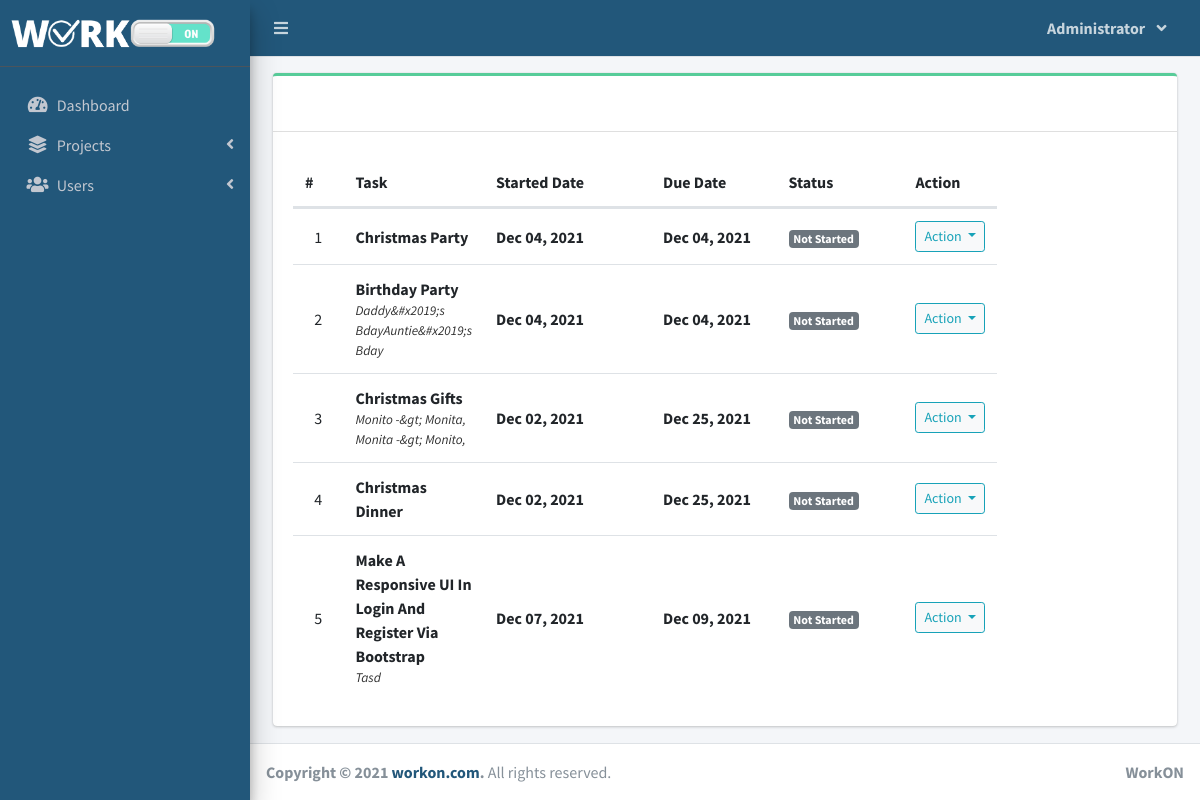
The app's page /index.php?page=task_list (signed in), older data.
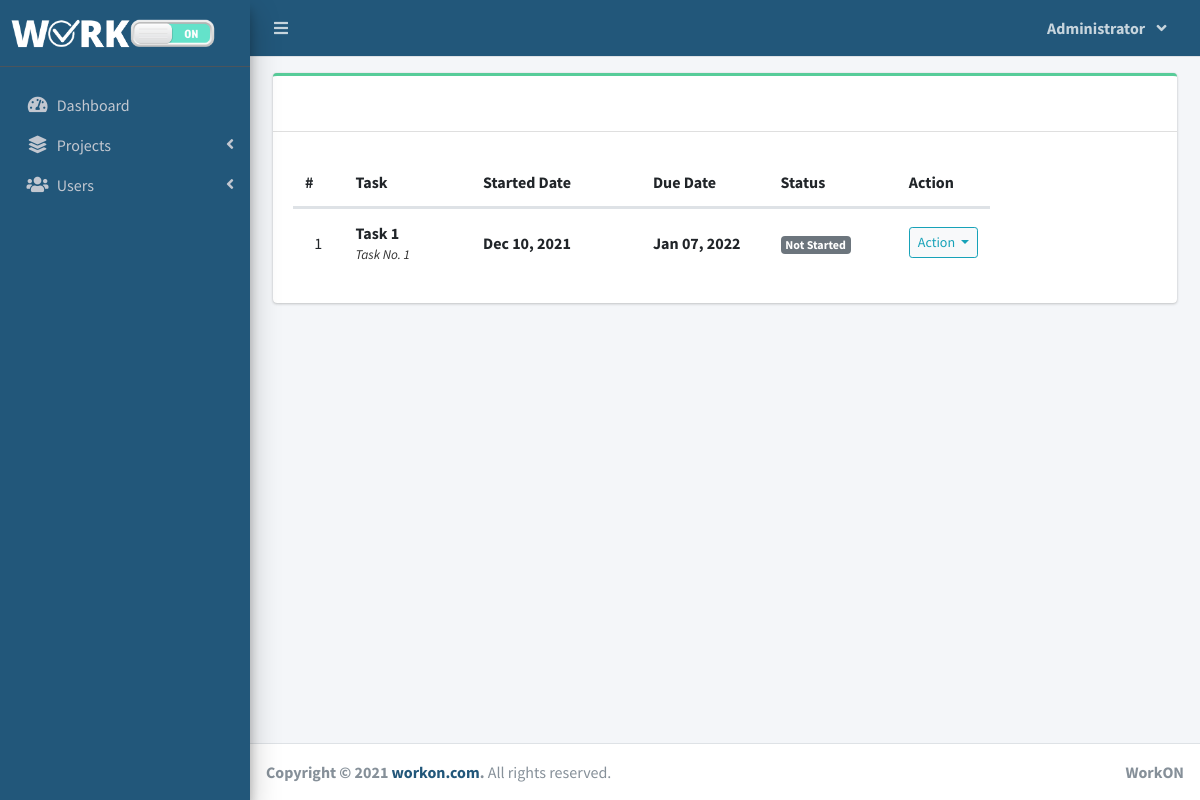
The same page, newer data.
### tables this page shows
CREATE TABLE `task_list` (
  `id` int(30) NOT NULL,
  `project_id` int(30) NOT NULL,
  `task` varchar(200) NOT NULL,
  `task_owner` varchar(255) NOT NULL,
  `description` text NOT NULL,
  `file_uploaded` longtext NOT NULL,
  `task_url` longtext NOT NULL,
  `status` tinyint(4) NOT NULL,
  `date_created` datetime NOT NULL DEFAULT current_timestamp()
);

CREATE TABLE `project_list` (
  `id` int(30) NOT NULL,
  `name` varchar(200) NOT NULL,
  `description` text NOT NULL,
  `status` tinyint(2) NOT NULL,
  `start_date` date NOT NULL,
  `end_date` date NOT NULL,
  `manager_id` int(30) NOT NULL,
  `user_ids` text NOT NULL,
  `project_url` longtext NOT NULL,
  `project_time_sheet` longtext NOT NULL,
  `project_files` longtext NOT NULL,
  `date_created` datetime NOT NULL DEFAULT current_timestamp()
);

### task_list.php (the view, shortened to what this page needs)
<?php include'db_connect.php' ?>
<div class="col-lg-12">
	<div class="card card-outline card-success">
		<div class="card-header">
			<div class="card-tools">
			</div>
		</div>
		<div class="card-body">
			<table class="table tabe-hover table-condensed" id="list">
				<colgroup>
					<col width="5%">
					<col width="15%">
					<col width="20%">
					<col width="15%">
					<col width="15%">
					<col width="10%">
					<col width="10%">
					<col width="10%">
				</colgroup>
				<thead>
					<tr>
						<th class="text-center">#</th>
						<th style="width:400px">Task</th>
						<th>Started Date</th>
						<th>Due Date</th>
						<th>Status</th>
						<th>Action</th>
					</tr>
				</thead>
				<tbody>
					<?php
					$i = 1;
					$where = "";
					$qry = $conn->query("SELECT t.*,p.name as pname,p.start_date,p.status as pstatus, p.end_date,p.id as pid FROM task_list t inner join project_list p on p.id = t.project_id $where order by p.name asc");
					while($row= $qry->fetch_assoc()):
						$trans = get_html_translation_table(HTML_ENTITIES,ENT_QUOTES);
						unset($trans["\""], $trans["<"], $trans[">"], $trans["<h2"]);
						$desc = strtr(html_entity_decode($row['description']),$trans);
						$desc=str_replace(array("<li>","</li>"), array("",", "), $desc);
					?>
					<tr>
						<td class="text-center"><?php echo $i++ ?></td>
						<td style="width:400px">
							<p><b><?php echo ucwords($row['task']) ?></b></p>
							<p class="truncate"><?php echo strip_tags($desc) ?></p>
						</td>
						<td><b><?php echo date("M d, Y",strtotime($row['start_date'])) ?></b></td>
						<td><b><?php echo date("M d, Y",strtotime($row['end_date'])) ?></b></td>
						<td>
                        	<?php
                        	if($row['status'] == 1){
						  		echo "<span class='badge badge-secondary'>Not Started</span>";
                        	}elseif($row['status'] == 2){
								echo "<span class='badge badge-primary'>Started</span>";
						  	}elseif($row['status'] == 3){
								echo "<span class='badge badge-primary'>In Progress</span>";
						  	}elseif($row['status'] == 4){
								echo "<span class='badge badge-primary'>In Review</span>";
						  	}elseif($row['status'] == 5){
								echo "<span class='badge badge-primary'>Over Due</span>";
						  	}elseif($row['status'] == 6){
						  		echo "<span class='badge badge-success'>Completed</span>";
                        	}
                        	?>
                        </td>
						<td class="text-center">
							<button type="button" class="btn btn-default btn-sm btn-round border-info wave-effect text-info dropdown-toggle" data-toggle="dropdown" aria-expanded="true">
		                      Action
		                    </button>
						</td>
					</tr>
				<?php endwhile; ?>
				</tbody>
			</table>
		</div>
	</div>
</div>

Row changes from the older to the newer data that the page shows:
removed task_list: task "Christmas Party", project_list.start_date "Dec 04, 2021", project_list.end_date "Dec 04, 2021", status "Not Started"
removed task_list: task "Birthday Party", description "Daddy&#x2019;s BdayAuntie&#x2019;s Bday", project_list.start_date "Dec 04, 2021", project_list.end_date "Dec 04, 2021", status "Not Started"
removed task_list: task "Christmas Gifts", description "Monito -&gt; Monita, Monita -&gt; Monito,", project_list.start_date "Dec 02, 2021", project_list.end_date "Dec 25, 2021", status "Not Started"
removed task_list: task "Christmas Dinner", project_list.start_date "Dec 02, 2021", project_list.end_date "Dec 25, 2021", status "Not Started"
removed task_list: task "Make A Responsive UI In Login And Register Via Bootstrap", description "Tasd", project_list.start_date "Dec 07, 2021", project_list.end_date "Dec 09, 2021", status "Not Started"
added task_list: task "Task 1", description "Task No. 1", project_list.start_date "Dec 10, 2021", project_list.end_date "Jan 07, 2022", status "Not Started"
